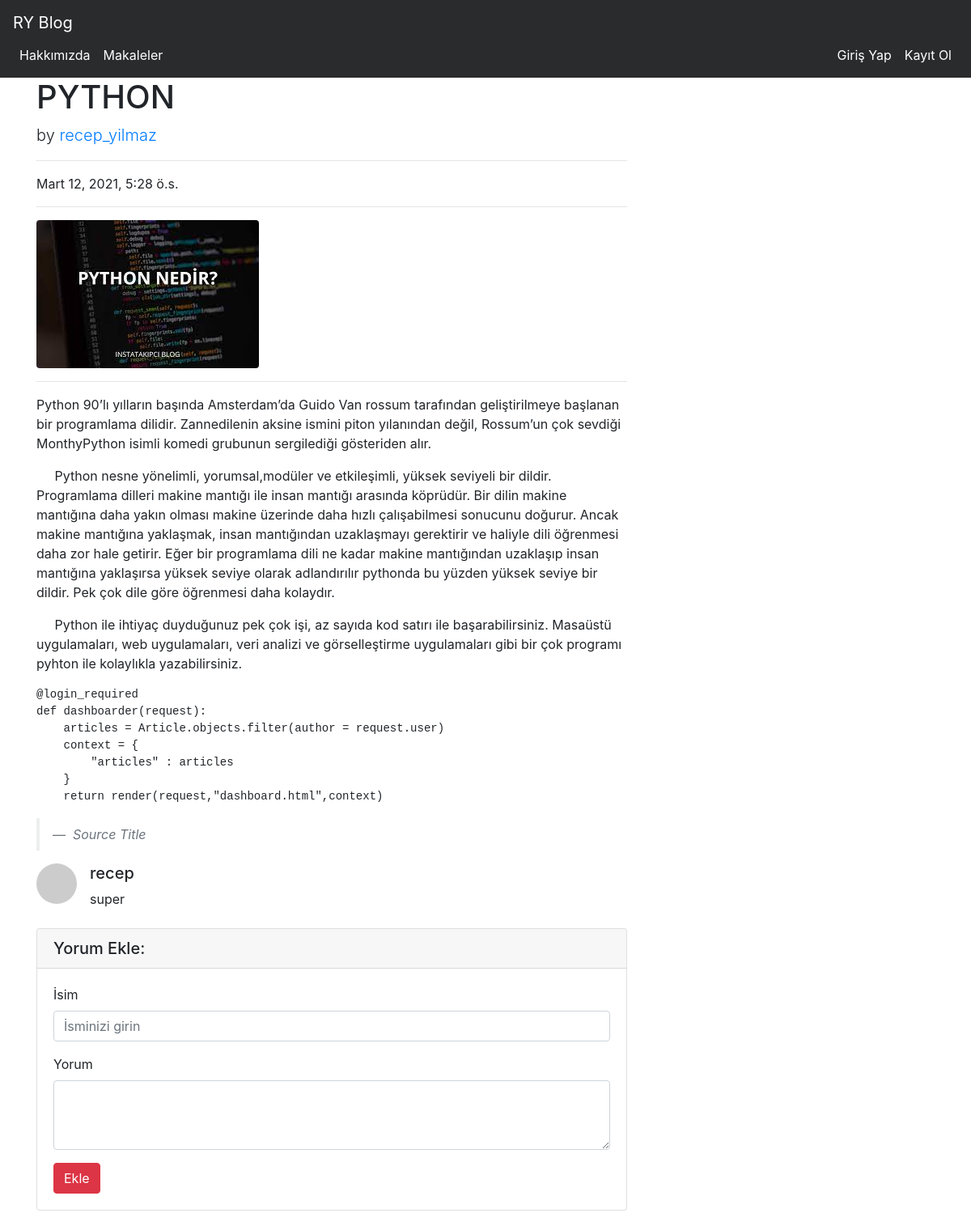
/articles/dashboard/article/17, run on the app's committed database.
### article/models.py (models this page shows, shortened)
class Article(models.Model):
    author = models.ForeignKey("auth.User", verbose_name=("Yazar"), on_delete=models.CASCADE)
    title = models.CharField(max_length= 50,verbose_name=("Baslik"))
    content = RichTextField()
    created_date = models.DateTimeField(auto_now=False, auto_now_add=True,verbose_name=("0lusturma_tarihi"))
    a_image = models.FileField(blank = True,null = True,verbose_name=("makaleye resim"))
    class Meta:
        ordering = ['-created_date']

class Comment(models.Model):
    article = models.ForeignKey(Article,verbose_name=("makale"), on_delete=models.CASCADE,related_name="comments")
    comment_author = models.CharField(max_length=51,verbose_name="yazar")
    comment_content= models.CharField(max_length=211,verbose_name="yorum")
    comment_date = models.DateTimeField(auto_now=False, auto_now_add=True,verbose_name=("yorum_tarihi"))
    class Meta:
        ordering = ['-comment_date']

### article/views.py (the view)
# urls.py: path('dashboard/article/<int:id>',views.detail,name = "detail"),
def detail(request,id):
    article = get_object_or_404(Article,id = id)
    comments = article.comments.all()
    return render(request,"detail.html",{"article":article,"comments":comments})

### templates/detail.html (shortened to what this page needs)
{% extends 'layout.html' %}
{% block body %}
<div class="row">
    <div class="col-lg-8">
      <h1 class="mt-4">{{article.title}}</h1>
      <p class="lead">
        by
        <a href="#">{{article.author}}</a>
      </p>
      <hr>
      <p> {{article.created_date}}</p>
      <hr>
      {% if article.a_image %}
      <img class="img-fluid rounded" src="{{article.a_image.url}}" alt="">
      {% endif %}
      <hr>
      <p>
      {{article.content|safe}}
      </p>
      <blockquote class="blockquote">
        <footer class="blockquote-footer">
          <cite title="Source Title">Source Title</cite>
        </footer>
      </blockquote>
      {% if comments %}
      {% for comment in comments  %}
      <div class="media mb-4">
        <img class="d-flex mr-3 rounded-circle" src="http://placehold.it/50x50" alt="">
        <div class="media-body">
          <h5 class="mt-0">{{comment.comment_author}}</h5>
          {{comment.comment_content}}
        </div>
      </div>
      {% endfor %}
      {% else %}
      <div class="alert alert-danger">
      HADI ILK YORUMU SEN YAP!
      </div>
      {% endif %}
      <div class="card my-4">
          <h5 class="card-header">Yorum Ekle:</h5>
          <div class="card-body">
            <form method = "post" action = "{% url 'article:comment' article.id %}">
              <div class="form-group">
                  <label for="formGroupExampleInput">İsim</label>
                  <input name = "comment_author" type="text" class="form-control" id="formGroupExampleInput" placeholder="İsminizi girin">
                </div>
              <div class="form-group">
                  <label for="formGroupExampleInput">Yorum</label>
                <textarea name = "comment_content" class="form-control" rows="3"></textarea>
              </div>
              <button type="submit" class="btn btn-danger">Ekle</button>
            </form>
          </div>
        </div>
        </div>
      </div>
{% endblock %}

### templates/layout.html (shortened to what this page needs)
<!DOCTYPE html>
{% load static %}
<html lang="en">
<head>
    <link rel="stylesheet" href="{% static 'CSS/bootstrap.min.css' %}" >
</head>
<body>
    {% include "includes/navbar.html" %}
    <br/><br/><br/>
    <div class = "container">
    {% block body %}{% endblock body %}
</body>
</html>

### templates/includes/navbar.html (shortened to what this page needs)
<!DOCTYPE html>
<html lang="en">
<head>
    <link rel="stylesheet" href="https://maxcdn.bootstrapcdn.com/bootstrap/4.0.0-alpha.6/css/bootstrap.min.css">
</head>
<body>
    <nav class="navbar navbar-toggleable-md navbar-inverse fixed-top bg-inverse">
    <a class="navbar-brand" href="{% url 'index' %}">RY Blog</a>
    <div class="collapse navbar-collapse" id="navbarCollapse">
      <ul class="navbar-nav mr-auto">
        <li class="nav-item active">
          <a class="nav-link" href="{% url 'about' %}">Hakkımızda</a>
        </li>
        <li class="nav-item active">
            <a class="nav-link" href="{% url 'article:articles' %}">Makaleler</a>
          </li>
      </ul>
      <ul class="navbar-nav ml-auto">
          {% if request.user.is_authenticated %}
          <li class="nav-item active">
              <a class="nav-link" href="{% url 'article:dashboard' %}">Kontrol Paneli</a>
          </li>
          <li class="nav-item active">
              <a class="nav-link" href="{% url 'user:logout' %}">Çıkış Yap</a>
            </li>
          {% else %}
          <li class="nav-item active">
              <a class="nav-link" href="{% url 'user:login' %}">Giriş Yap</a>
            </li>
            <li class="nav-item active">
            <a class="nav-link" href="{% url 'user:register' %}">Kayıt Ol</a>
          </li>
          {% endif %}
        </ul>
    </div>
  </nav>
</body>
</html>

### data on the page
Article: title "PYTHON", author "recep_yilmaz", created_date "Mart 12, 2021, 5:28 ö.s.", a_image (picture), content "Python 90’lı yılların başında Amsterdam’da Guido Van rossum tarafından geliştirilmeye başlanan bir programlama dilidir. Zannedilenin aksine ismini piton yılanından değil, Rossum’un çok sevdiği MonthyPython isimli komedi grubunun sergilediği gösteriden alır. Python nesne yönelimli, yorumsal,modüler ve etkileşimli, yüksek seviyeli bir dildir. Programlama dilleri makine mantığı ile insan mantığı arasında köprüdür. Bir dilin makine mantığına daha yakın olması makine üzerinde daha hızlı çalışabilmesi sonucunu doğurur. Ancak makine mantığına yaklaşmak, insan mantığından uzaklaşmayı gerektirir ve haliyle dili öğrenmesi daha zor hale getirir. Eğer bir programlama dili ne kadar makine mantığından…"
Comment: comment_author "recep", comment_content "super"
